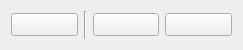
<?xml version="1.0" encoding="UTF-8"?>
<ui version="4.0">
 <class>Line2P</class>
 <widget class="QWidget" name="Line2P">
  <property name="geometry">
   <rect>
    <x>0</x>
    <y>0</y>
    <width>243</width>
    <height>50</height>
   </rect>
  </property>
  <layout class="QHBoxLayout" name="horizontalLayout">
   <item>
    <widget class="QToolButton" name="Close">
     <property name="sizePolicy">
      <sizepolicy hsizetype="Preferred" vsizetype="Fixed">
       <horstretch>0</horstretch>
       <verstretch>0</verstretch>
      </sizepolicy>
     </property>
     <property name="toolTip">
      <string>Close Sequence</string>
     </property>
     <property name="icon">
      <iconset>
       <normaloff>CloseSequence.svg</normaloff>CloseSequence.svg</iconset>
     </property>
     <property name="shortcut">
      <string>,, C</string>
     </property>
    </widget>
   </item>
   <item>
    <widget class="Line" name="line">
     <property name="orientation">
      <enum>Qt::Vertical</enum>
     </property>
    </widget>
   </item>
   <item>
    <widget class="QToolButton" name="Undo">
     <property name="sizePolicy">
      <sizepolicy hsizetype="Preferred" vsizetype="Fixed">
       <horstretch>0</horstretch>
       <verstretch>0</verstretch>
      </sizepolicy>
     </property>
     <property name="toolTip">
      <string>Undo Previous Segment</string>
     </property>
     <property name="icon">
      <iconset>
       <normaloff>UndoSegment.svg</normaloff>UndoSegment.svg</iconset>
     </property>
     <property name="shortcut">
      <string>,, U</string>
     </property>
    </widget>
   </item>
   <item>
    <widget class="QToolButton" name="Redo">
     <property name="sizePolicy">
      <sizepolicy hsizetype="Preferred" vsizetype="Fixed">
       <horstretch>0</horstretch>
       <verstretch>0</verstretch>
      </sizepolicy>
     </property>
     <property name="toolTip">
      <string>Redo Segment</string>
     </property>
     <property name="icon">
      <iconset>
       <normaloff>RedoSegment.svg</normaloff>RedoSegment.svg</iconset>
     </property>
     <property name="shortcut">
      <string>,, R</string>
     </property>
    </widget>
   </item>
  </layout>
 </widget>
 <resources/>
 <connections/>
</ui>
